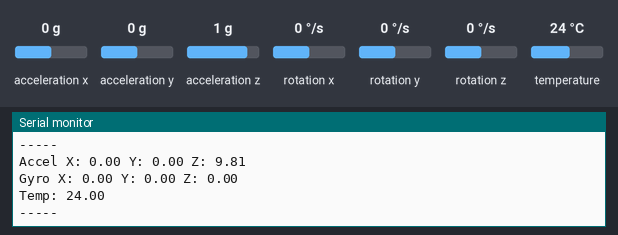
Simulated run of this sketch. Board: ESP32. On the bench: the last lines printed to the serial monitor. Inputs (shaded band) come from the test bench; at power-on: acceleration x 0 g, acceleration y 0 g, acceleration z 1 g, rotation x 0 °/s, rotation y 0 °/s, rotation z 0 °/s, temperature 24 °C.

Above: at 1.3 s.
1.4 s: acceleration x set to -1.4 g
2.9 s: acceleration y set to -1.4 g
4.4 s: acceleration z set to -1.4 g
5.9 s: rotation x set to -192 °/s
At 6.9 s:
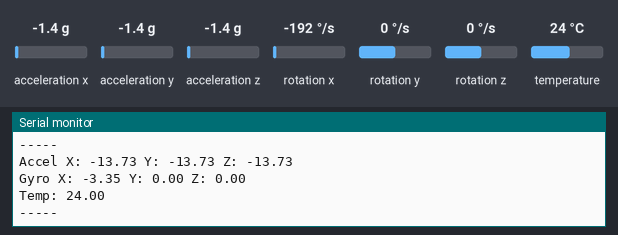
7.4 s: rotation y set to -192 °/s
At 8.9 s:
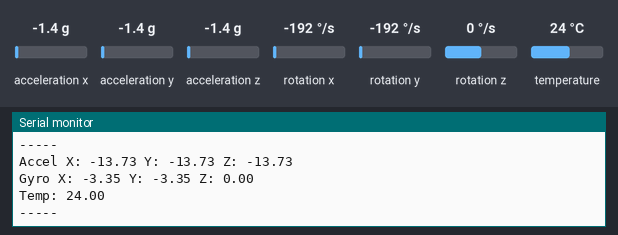

Measured:
- after the input at 5.9 s, the serial monitor: prints a new line after 0.23 s (image 1)
- after the input at 7.4 s, the serial monitor: prints a new line after 0.73 s (image 2)

The sketch:

CODIGO_1_MPU.ino
```cpp
#include <Adafruit_MPU6050.h>
#include <Adafruit_Sensor.h>
#include <Wire.h>

Adafruit_MPU6050 mpu;

void setup() {
  Serial.begin(115200);

  // 🔥 ESTO ES LO QUE TE FALTABA
  Wire.begin(22, 21);

  Serial.println("Iniciando MPU6050...");

  if (!mpu.begin()) {
    Serial.println("Failed to find MPU6050 chip");
    while (1) {
      delay(10);
    }
  }

  Serial.println("MPU6050 Found!");

  mpu.setAccelerometerRange(MPU6050_RANGE_8_G);
  mpu.setGyroRange(MPU6050_RANGE_500_DEG);
  mpu.setFilterBandwidth(MPU6050_BAND_21_HZ);

  delay(100);
}

void loop() {
  sensors_event_t a, g, temp;
  mpu.getEvent(&a, &g, &temp);

  Serial.print("Accel X: "); Serial.print(a.acceleration.x);
  Serial.print(" Y: "); Serial.print(a.acceleration.y);
  Serial.print(" Z: "); Serial.println(a.acceleration.z);

  Serial.print("Gyro X: "); Serial.print(g.gyro.x);
  Serial.print(" Y: "); Serial.print(g.gyro.y);
  Serial.print(" Z: "); Serial.println(g.gyro.z);

  Serial.print("Temp: "); Serial.println(temp.temperature);

  Serial.println("-----");

  delay(1000);
}
```
